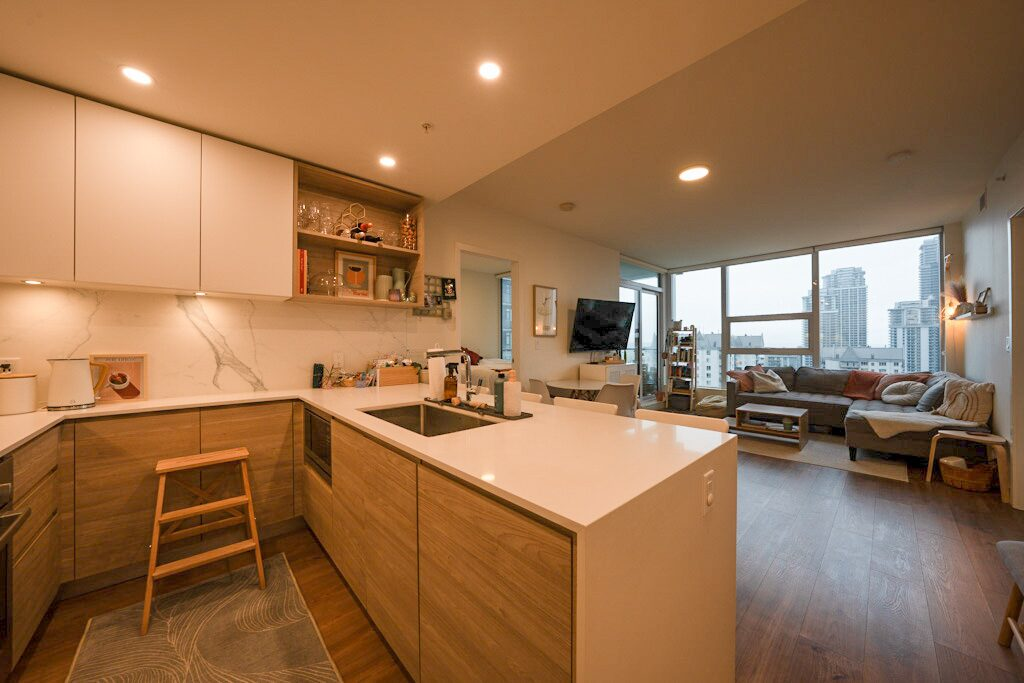
#> input picture client/src/assets/showcase-interior-before.jpg, 1024 x 683 px
$ python estimate_tone_adjustments.py --source ../../client/src/assets/showcase-interior-before.jpg --target ../../client/src/assets/showcase-interior-before.jpg
#> lines starting #> are read from the running program, lines starting #| are printed output that depends on the picture; after the words box and inside, x2 and y2 are one past the last pixel; in counts of white or black regions, pixels touching at a corner belong together
import argparse
import json
import math

import numpy as np
from PIL import Image


def load_rgb(path: str) -> np.ndarray:
    image = Image.open(path).convert("RGB")
#> image is the input picture: PIL image 1024x683 RGB; mean R, G, B 155.2, 115.1, 81
    return np.asarray(image, dtype=np.float32) / 255.0


def resize_to_match(source: np.ndarray, target: np.ndarray) -> tuple[np.ndarray, np.ndarray]:
    if source.shape[:2] == target.shape[:2]:
        return source, target

    target_image = Image.fromarray(np.clip(target * 255.0, 0, 255).astype(np.uint8), mode="RGB")
    target_image = target_image.resize((source.shape[1], source.shape[0]), Image.Resampling.BILINEAR)
    target = np.asarray(target_image, dtype=np.float32) / 255.0
    return source, target


def luminance(rgb: np.ndarray) -> np.ndarray:
    return 0.2126 * rgb[:, :, 0] + 0.7152 * rgb[:, :, 1] + 0.0722 * rgb[:, :, 2]
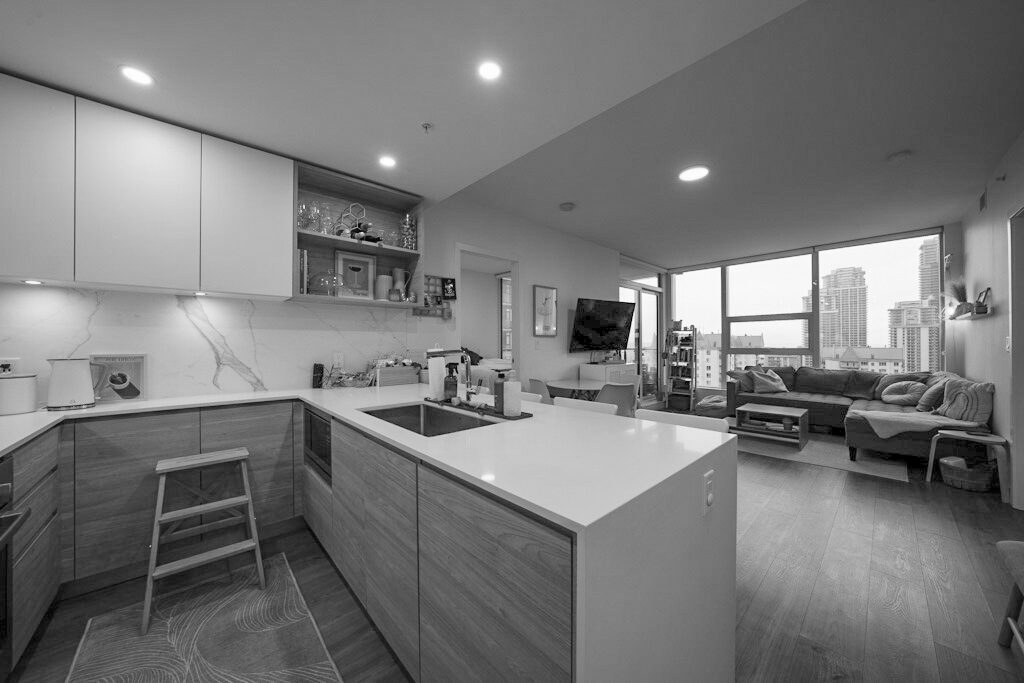
#> returned value: shape (683, 1024) float32; min 0, max 1, mean 0.475


def main() -> int:
    parser = argparse.ArgumentParser()
    parser.add_argument("--source", required=True)
    parser.add_argument("--target", required=True)
    parser.add_argument("--gain-r", type=float, default=1.0)
    parser.add_argument("--gain-g", type=float, default=1.0)
    parser.add_argument("--gain-b", type=float, default=1.0)
    args = parser.parse_args()

    source = load_rgb(args.source)
    target = load_rgb(args.target)
    source, target = resize_to_match(source, target)

    source[:, :, 0] *= args.gain_r
    source[:, :, 1] *= args.gain_g
    source[:, :, 2] *= args.gain_b
    source = np.clip(source, 0.0, 1.0)

    source_luma = luminance(source)
    target_luma = luminance(target)

    mask = (
        (source_luma > 0.02)
        & (source_luma < 0.98)
        & (target_luma > 0.05)
        & (target_luma < 0.95)
    )
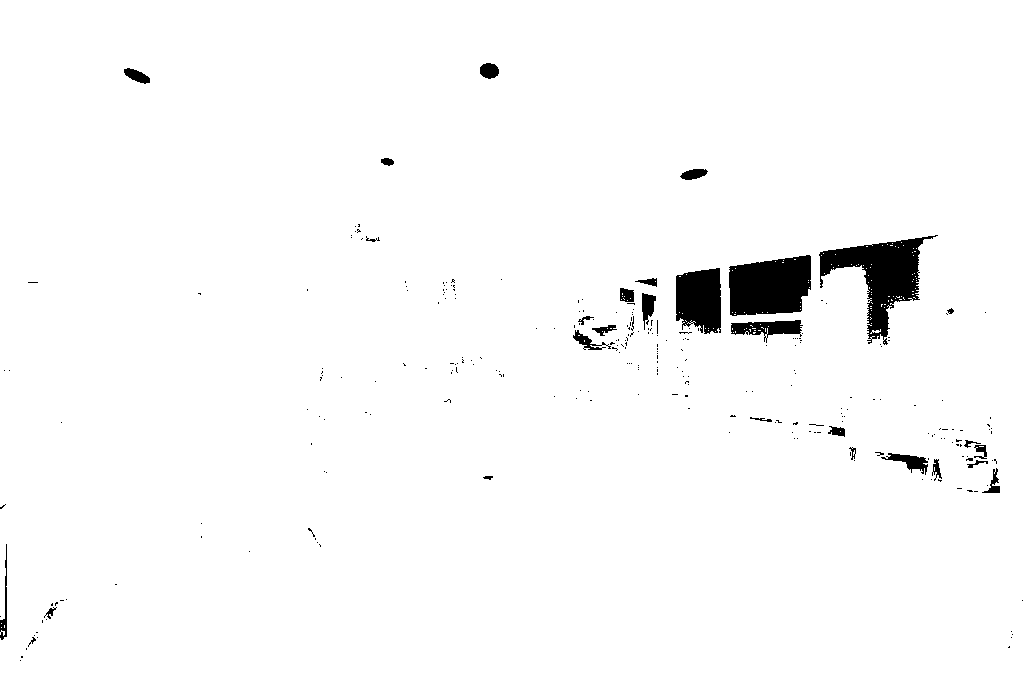
#> mask: shape (683, 1024) bool; 97.7% white; 278 black regions (248 under 20 px), largest, box (x1, y1, x2, y2) and area: (819, 235, 938, 345) 4772, (729, 255, 811, 316) 4127, (676, 268, 721, 334) 2496
    if np.count_nonzero(mask) < 500:
        mask = np.ones(source_luma.shape, dtype=bool)

    source_vals = source_luma[mask]
    target_vals = target_luma[mask]

    source_p50 = float(np.percentile(source_vals, 50))
#> source_p50 = 0.45
    source_p75 = float(np.percentile(source_vals, 75))
#> source_p75 = 0.578
    target_p50 = float(np.percentile(target_vals, 50))
#> target_p50 = 0.45
    target_p75 = float(np.percentile(target_vals, 75))
#> target_p75 = 0.578

    target_p50 = max(target_p50, 0.28)
    target_p75 = max(target_p75, 0.5)
    delta_p50 = target_p50 - source_p50
#> delta_p50 = 0
    delta_p75 = target_p75 - source_p75
#> delta_p75 = 0

    if source_p75 <= 1e-6:
        exposure = 1.0
    else:
        exposure = target_p75 / source_p75
#> exposure = 1
    exposure = max(0.9, min(1.25, exposure))

    if delta_p50 <= 0.015 and delta_p75 <= 0.02:
        exposure = 1.0
    elif source_p75 >= 0.72:
        exposure = min(exposure, 1.08)
    elif source_p75 >= 0.65:
        exposure = min(exposure, 1.14)

    if target_p75 <= source_p75 and target_p50 <= source_p50:
        exposure = min(exposure, 1.0)

    x = max(1e-4, min(0.99, source_p50 * exposure))
#> x = 0.45
    y = max(1e-4, min(0.99, target_p50))
#> y = 0.45
    if abs(x - 1.0) < 1e-6 or x <= 0 or y <= 0:
        gamma = 1.0
    else:
        gamma = math.log(y) / math.log(x)
#> gamma = 1
    gamma = max(0.9, min(1.25, gamma))

    if delta_p50 <= 0.015 and delta_p75 <= 0.02:
        gamma = 1.0
    elif source_p50 >= 0.52:
        gamma = min(gamma, 1.06)
    elif source_p50 >= 0.45:
        gamma = min(gamma, 1.12)

    if target_p75 <= source_p75 and target_p50 <= source_p50:
        gamma = min(gamma, 1.0)

    print(json.dumps({"exposure": exposure, "gamma": gamma}))
    return 0


if __name__ == "__main__":
    raise SystemExit(main())
#> (the program exits here)
